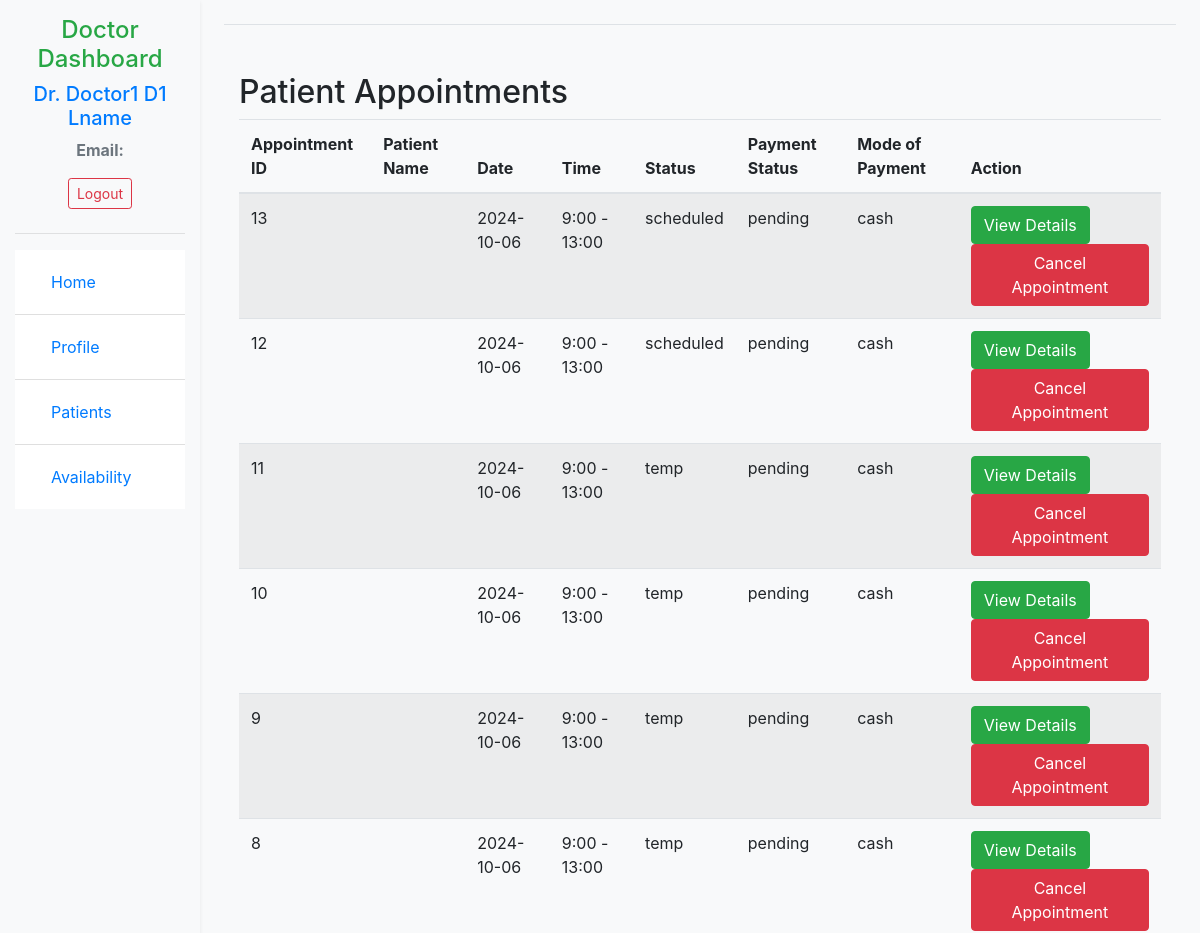
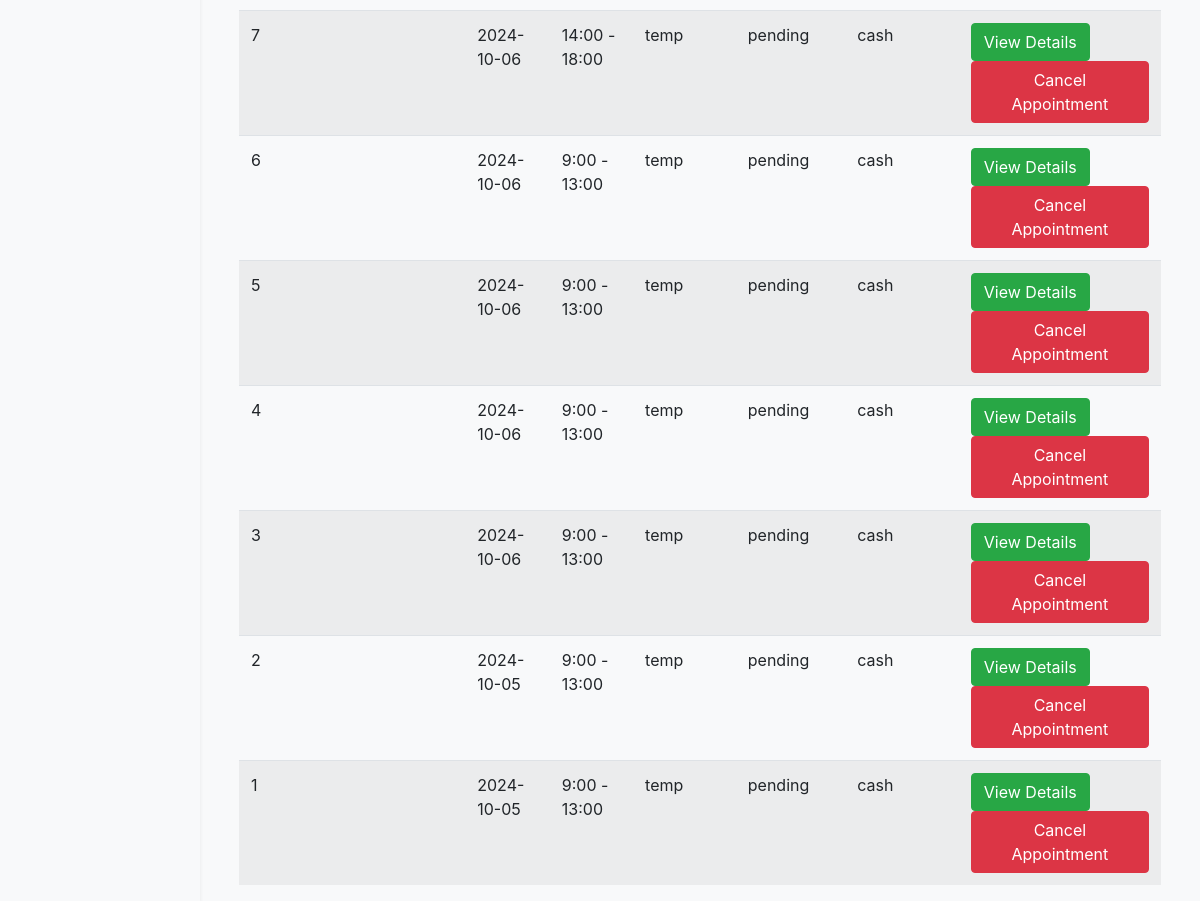
Page /patient_management/ (signed in) on the earlier database version (2 pictures, top to bottom).
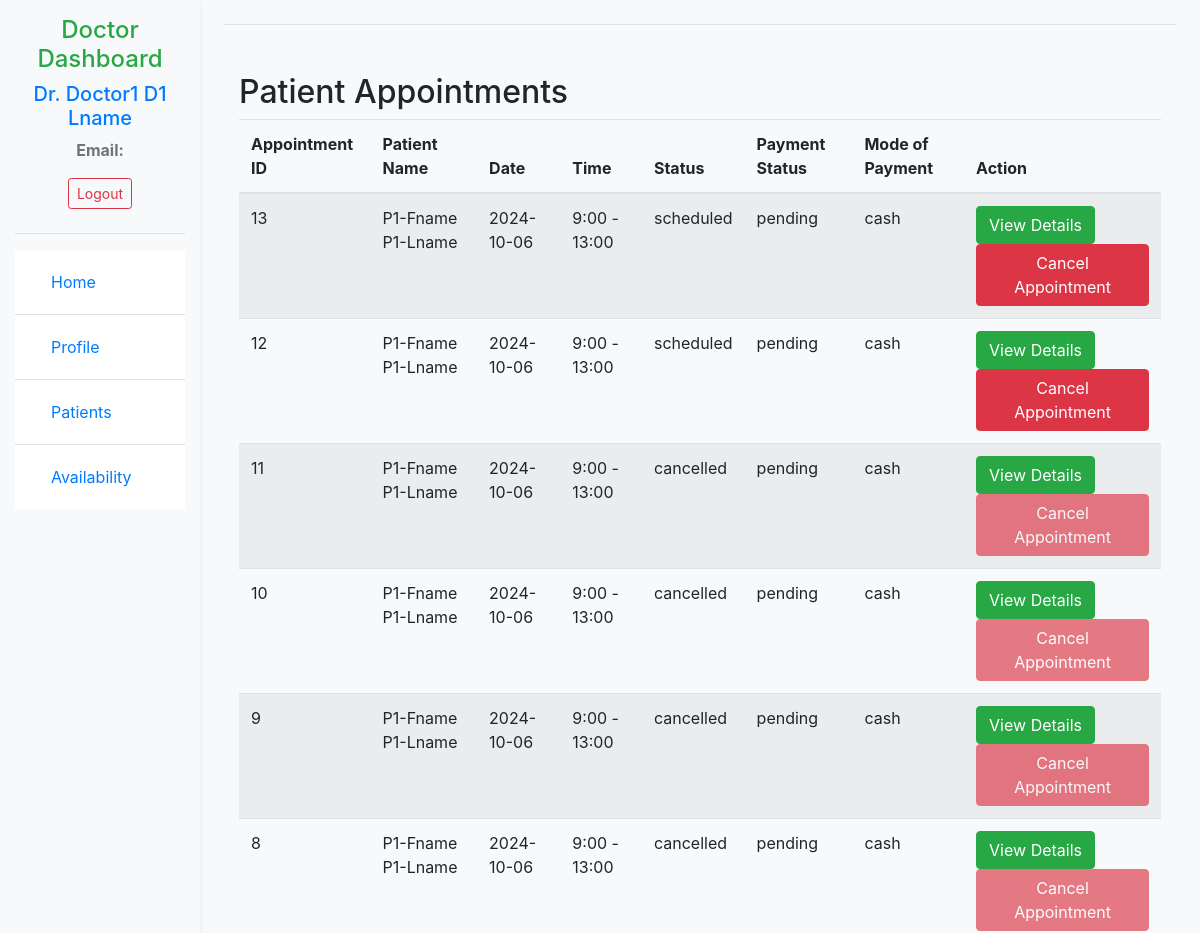
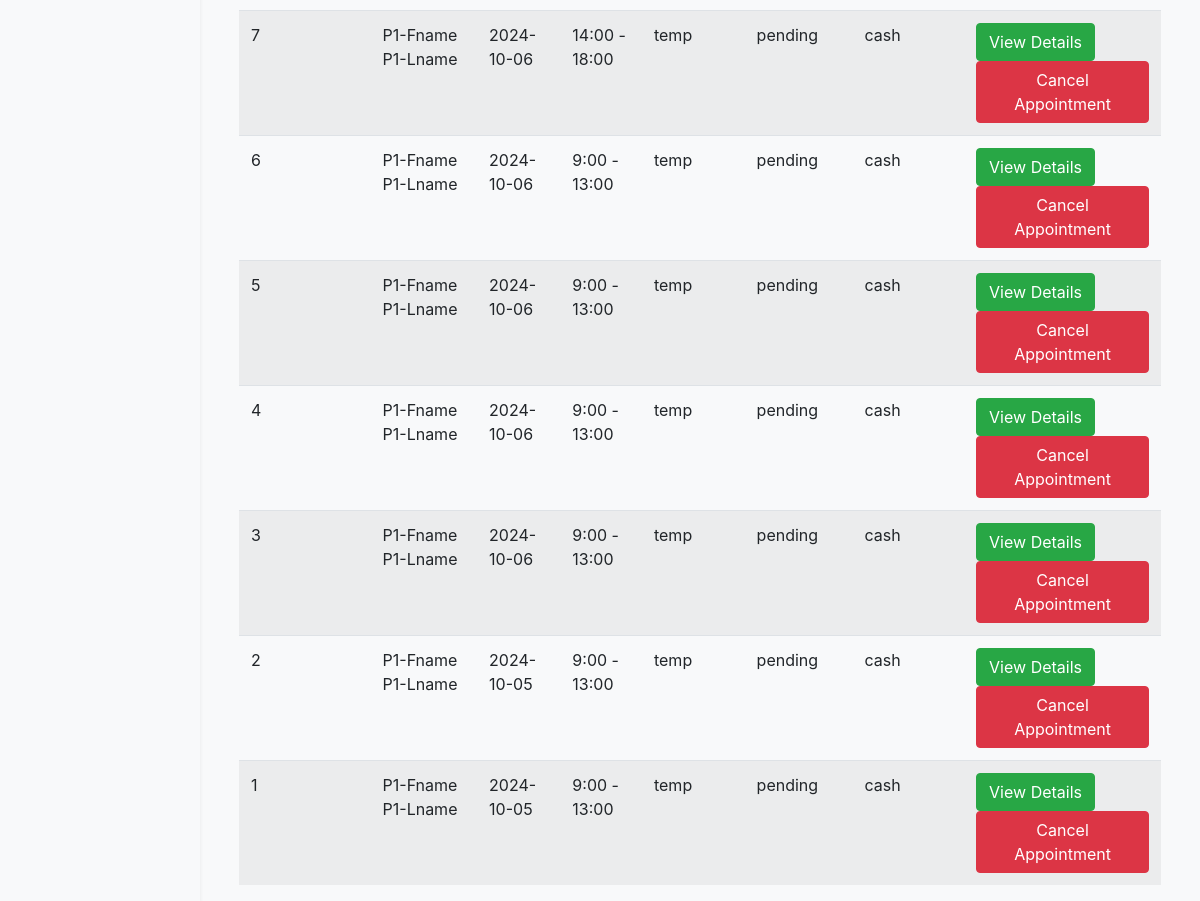
Same page on the later database version (2 pictures, top to bottom).
### auth_app/models.py (models this page shows, shortened)
class CustomUser(AbstractUser):
    ROLE_CHOICES = [
        ('admin', 'Admin'),
        ('doctor', 'Doctor'),
        ('patient', 'Patient'),
    ]
    GENDER_CHOICES = [
        (1, 'Male'),
        (2, 'Female'),
        (3, 'Other'),
    ]
    blood_group = models.CharField(max_length=3, choices=[
        ('A+', 'A+'),
        ('A-', 'A-'),
        ('B+', 'B+'),
        ('B-', 'B-'),
        ('AB+', 'AB+'),
        ('AB-', 'AB-'),
        ('O+', 'O+'),
        ('O-', 'O-'),
    ], null=True, blank=True)
    first_name = models.CharField(max_length=30)
    last_name = models.CharField(max_length=30)
    role = models.CharField(max_length=10, choices=ROLE_CHOICES)
    email = models.EmailField(unique=True)
    username = models.CharField(max_length=150, blank=True, null=True)
    gender = models.IntegerField(choices=GENDER_CHOICES, null=True, blank=True)
    age = models.IntegerField(null=True, blank=True)
    account_type = models.CharField(max_length=30)
    phone_number = models.CharField(max_length=15, null=True, blank=True)
    USERNAME_FIELD = 'email'
    REQUIRED_FIELDS = ['first_name', 'last_name']
    objects = CustomUserManager()

### main_app/models.py (models this page shows, shortened)
class Appointment(models.Model):
    STATUS_CHOICES = [
        ('temp', 'Temporary'),
        ('scheduled', 'Scheduled'),
        ('completed', 'Completed'),
        ('cancelled', 'Cancelled'),
        ('no-show', 'No Show'),
    ]
    PAYMENT_CHOICES = [
        ('pending', 'Pending'),
        ('paid', 'Paid'),
        ('cancelled', 'Cancelled'),
        ('refunded', 'Refunded'),
    ]
    MODE_CHOICES = [
        ('cash', 'Cash'),
        ('card', 'Card'),
        ('netbanking', 'Net Banking'),
        ('upi', 'UPI'),
    ]
    patient = models.ForeignKey(CustomUser, on_delete=models.CASCADE, related_name='patient_appointments')
    doctor = models.ForeignKey(CustomUser, on_delete=models.CASCADE, related_name='doctor_appointments')
    department = models.CharField(max_length=100)
    appointment_date = models.CharField(max_length=20)
    appointment_time = models.CharField(max_length=20)
    status = models.CharField(max_length=20, choices=STATUS_CHOICES, default='temp')
    payment_status = models.CharField(max_length=20, choices=PAYMENT_CHOICES, default='pending')
    mode_of_payment = models.CharField(max_length=50, choices=MODE_CHOICES, default='cash')

### main_app/views.py (the view)
# urls.py: path('patient_management/', PatientManagementView.as_view(), name='patient_management'),
class PatientManagementView(LoginRequiredMixin, View):
    template_name = 'patient_management.html'
    def get(self, request):
        appointments = Appointment.objects.filter(doctor=request.user).order_by('-id')
        profile = CustomUser.objects.get(id=request.user.id)
        context = {
            'first_name': profile.first_name,
            'last_name': profile.last_name,
            'appointments': appointments
        }
        return render(request, self.template_name, context)

### templates/patient_management.html (shortened to what this page needs)
{% extends 'doctor_dashboard_base.html' %}
{% block content %}
<div class="container mt-5">
<h2>Patient Appointments</h2>
<table class="table table-striped">
    <thead>
        <tr>
            <th>Appointment ID</th>
            <th>Patient Name</th>
            <th>Date</th>
            <th>Time</th>
            <th>Status</th>
            <th>Payment Status</th>
            <th>Mode of Payment</th>
            <th>Action</th>
        </tr>
    </thead>
    <tbody>
        {% for appointment in appointments %}
        <tr>
            <td>{{ appointment.id }}</td>
            <td>{{ appointment.patient.first_name }} {{appointment.patient.last_name}}</td>
            <td>{{ appointment.appointment_date }}</td>
            <td>{{ appointment.appointment_time }}</td>
            <td>{{ appointment.status }}</td>
            <td>{{ appointment.payment_status }}</td>
            <td>{{ appointment.mode_of_payment }}</td>
            <td>
                <a href="view_appointment/?appointment_id={{ appointment.id }}" class="btn btn-success">View Details</a>
                {% if appointment.status != 'cancelled' %}
                    <button class="btn btn-danger">Cancel Appointment</button>
                {% else %}
                    <button class="btn btn-danger" disabled>Cancel Appointment</button>
                {% endif %}
            </td>
        </tr>
        {% endfor %}
    </tbody>
</table>
{% endblock %}

### templates/doctor_dashboard_base.html (shortened to what this page needs)
<!DOCTYPE html>
<html lang="en">
<head>
    <link href="https://stackpath.bootstrapcdn.com/bootstrap/4.5.2/css/bootstrap.min.css" rel="stylesheet">
</head>
<body class="bg-light">
<div class="container-fluid">
    <div class="row">
        <nav class="col-md-3 col-lg-2 d-md-block bg-light sidebar shadow-sm">
            <div class="position-sticky pt-3">
                <div class="text-center mb-4">
                    <h4 class="text-success">Doctor Dashboard</h4>
                    <h5 class="text-primary">Dr. {{ first_name }} {{ last_name }}</h5>
                    <p class="text-muted"><strong>Email:</strong> {{ email }}</p>
                    <a class="btn btn-outline-danger btn-sm" href="{% url 'logout' %}">
                        Logout
                    </a>
                </div>
                <hr>
                <ul class="nav flex-column list-group list-group-flush">
                    <li class="nav-item list-group-item">
                        <a class="nav-link d-flex align-items-center" href="{% url 'doctor_home' %}">
                             Home
                        </a>
                    </li>
                    <li class="nav-item list-group-item">
                        <a class="nav-link d-flex align-items-center" href="{% url 'doctor_profile' %}">
                             Profile
                        </a>
                    </li>
                    <li class="nav-item list-group-item">
                        <a class="nav-link d-flex align-items-center" href="{% url 'patient_management' %}">
                             Patients
                        </a>
                    </li>
                    <li class="nav-item list-group-item">
                        <a class="nav-link d-flex align-items-center" href="{% url 'doctor_availability' %}">
                             Availability
                        </a>
                    </li>
                </ul>
            </div>
        </nav>
        <main class="col-md-9 ms-sm-auto col-lg-10 px-md-4">
            <div class="d-flex justify-content-between flex-wrap flex-md-nowrap align-items-center pt-3 pb-2 mb-3 border-bottom">
            </div>
            {% block content %}{% endblock %}
        </main>
    </div>
</div>
</body>
</html>

Differences in the rows shown:
changed through a linked row, Appointment id 13: patient.first_name (not shown) → "P1-Fname"; patient.last_name (not shown) → "P1-Lname"
changed through a linked row, Appointment id 12: patient.first_name (not shown) → "P1-Fname"; patient.last_name (not shown) → "P1-Lname"
changed Appointment id 11: patient.first_name (not shown) → "P1-Fname"; patient.last_name (not shown) → "P1-Lname"; status "temp" → "cancelled"
changed Appointment id 10: patient.first_name (not shown) → "P1-Fname"; patient.last_name (not shown) → "P1-Lname"; status "temp" → "cancelled"
changed Appointment id 9: patient.first_name (not shown) → "P1-Fname"; patient.last_name (not shown) → "P1-Lname"; status "temp" → "cancelled"
changed Appointment id 8: patient.first_name (not shown) → "P1-Fname"; patient.last_name (not shown) → "P1-Lname"; status "temp" → "cancelled"
changed through a linked row, Appointment id 7: patient.first_name (not shown) → "P1-Fname"; patient.last_name (not shown) → "P1-Lname"
changed through a linked row, Appointment id 6: patient.first_name (not shown) → "P1-Fname"; patient.last_name (not shown) → "P1-Lname"
changed through a linked row, Appointment id 5: patient.first_name (not shown) → "P1-Fname"; patient.last_name (not shown) → "P1-Lname"
changed through a linked row, Appointment id 4: patient.first_name (not shown) → "P1-Fname"; patient.last_name (not shown) → "P1-Lname"
changed through a linked row, Appointment id 3: patient.first_name (not shown) → "P1-Fname"; patient.last_name (not shown) → "P1-Lname"
changed through a linked row, Appointment id 2: patient.first_name (not shown) → "P1-Fname"; patient.last_name (not shown) → "P1-Lname"
changed through a linked row, Appointment id 1: patient.first_name (not shown) → "P1-Fname"; patient.last_name (not shown) → "P1-Lname"
